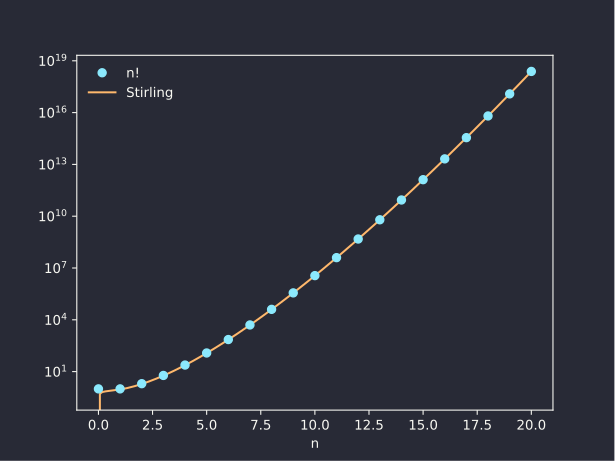

Recreate this plot in Python.
import numpy as np
from math import factorial, tau
import matplotlib.pyplot as plt

nmax = 20
x1 = np.arange(nmax + 1)
y1 = [factorial(x) for x in x1]

x2 = np.linspace(0, nmax, 300)
y2 = np.sqrt(tau * x2) * (x2/np.exp(1))**x2

plt.semilogy(x1, y1, "o", label="n!", zorder=2)
plt.semilogy(x2, y2, "-", label="Stirling", zorder=1)
plt.xlabel("n")
plt.legend()
plt.show()
